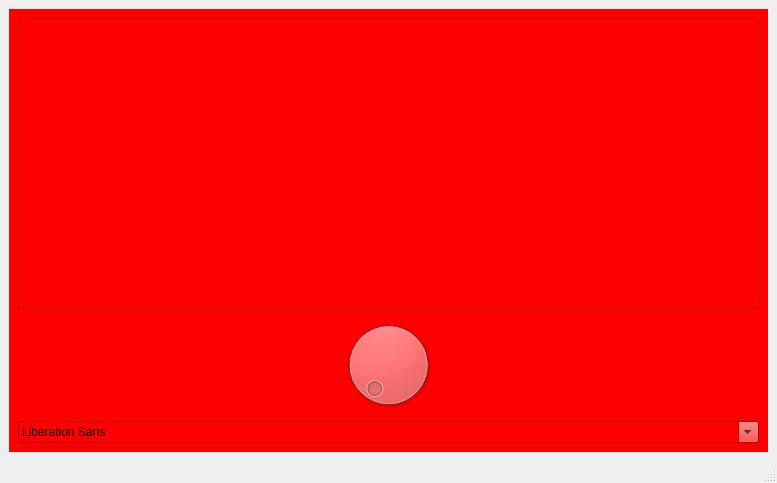
<?xml version="1.0" encoding="UTF-8"?>
<ui version="4.0">
 <class>MainWindow</class>
 <widget class="QMainWindow" name="MainWindow">
  <property name="geometry">
   <rect>
    <x>0</x>
    <y>0</y>
    <width>777</width>
    <height>483</height>
   </rect>
  </property>
  <property name="windowTitle">
   <string>MainWindow</string>
  </property>
  <widget class="QWidget" name="centralwidget">
   <layout class="QVBoxLayout" name="verticalLayout_2">
    <item>
     <widget class="QStackedWidget" name="stackedWidget">
      <property name="minimumSize">
       <size>
        <width>323</width>
        <height>178</height>
       </size>
      </property>
      <property name="styleSheet">
       <string notr="true">background-color: rgb(255, 0, 0);</string>
      </property>
      <property name="currentIndex">
       <number>0</number>
      </property>
      <widget class="QWidget" name="page">
       <layout class="QVBoxLayout" name="verticalLayout_3">
        <item>
         <widget class="QListView" name="listView"/>
        </item>
        <item>
         <widget class="QDial" name="dial"/>
        </item>
        <item>
         <widget class="QFontComboBox" name="fontComboBox"/>
        </item>
       </layout>
      </widget>
      <widget class="QWidget" name="page_2">
       <layout class="QVBoxLayout" name="verticalLayout">
        <item>
         <widget class="QLabel" name="label">
          <property name="sizePolicy">
           <sizepolicy hsizetype="Preferred" vsizetype="Preferred">
            <horstretch>0</horstretch>
            <verstretch>0</verstretch>
           </sizepolicy>
          </property>
          <property name="font">
           <font>
            <pointsize>100</pointsize>
           </font>
          </property>
          <property name="text">
           <string>TEST</string>
          </property>
          <property name="alignment">
           <set>Qt::AlignCenter</set>
          </property>
         </widget>
        </item>
        <item>
         <widget class="QLineEdit" name="lineEdit">
          <property name="font">
           <font>
            <pointsize>32</pointsize>
           </font>
          </property>
         </widget>
        </item>
        <item>
         <widget class="QPushButton" name="pushButton">
          <property name="font">
           <font>
            <pointsize>32</pointsize>
           </font>
          </property>
          <property name="text">
           <string>Дать газу</string>
          </property>
         </widget>
        </item>
       </layout>
      </widget>
     </widget>
    </item>
   </layout>
  </widget>
  <widget class="QMenuBar" name="menubar">
   <property name="geometry">
    <rect>
     <x>0</x>
     <y>0</y>
     <width>777</width>
     <height>21</height>
    </rect>
   </property>
  </widget>
  <widget class="QStatusBar" name="statusbar"/>
 </widget>
 <resources/>
 <connections/>
</ui>
